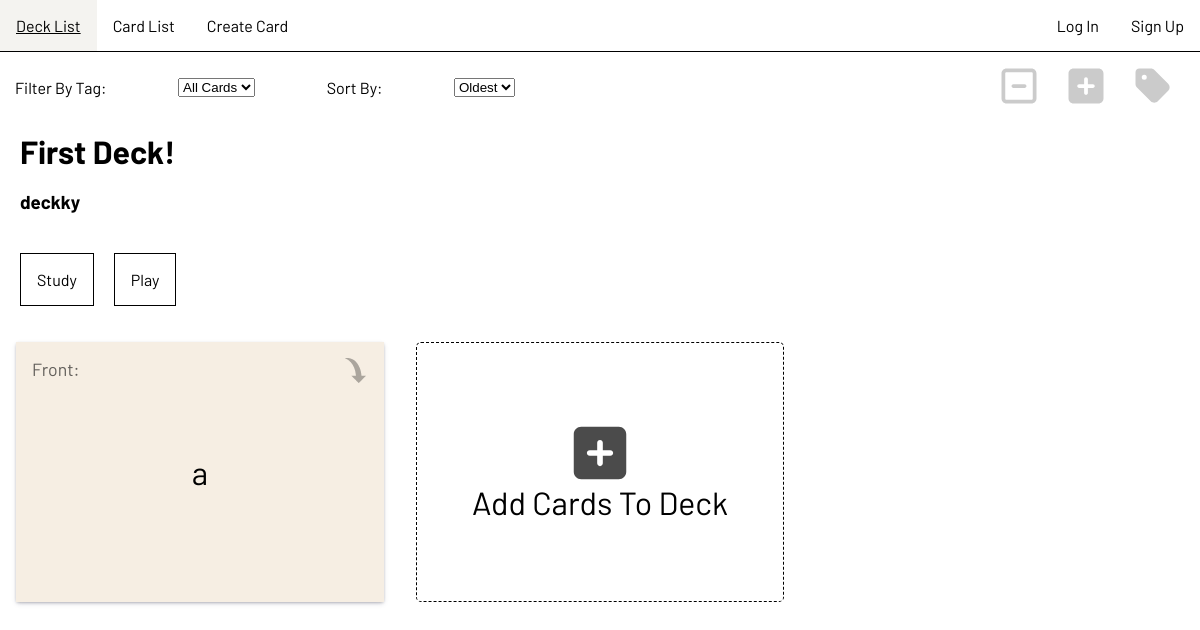
/deck/1, run on an earlier commit of the app's database.
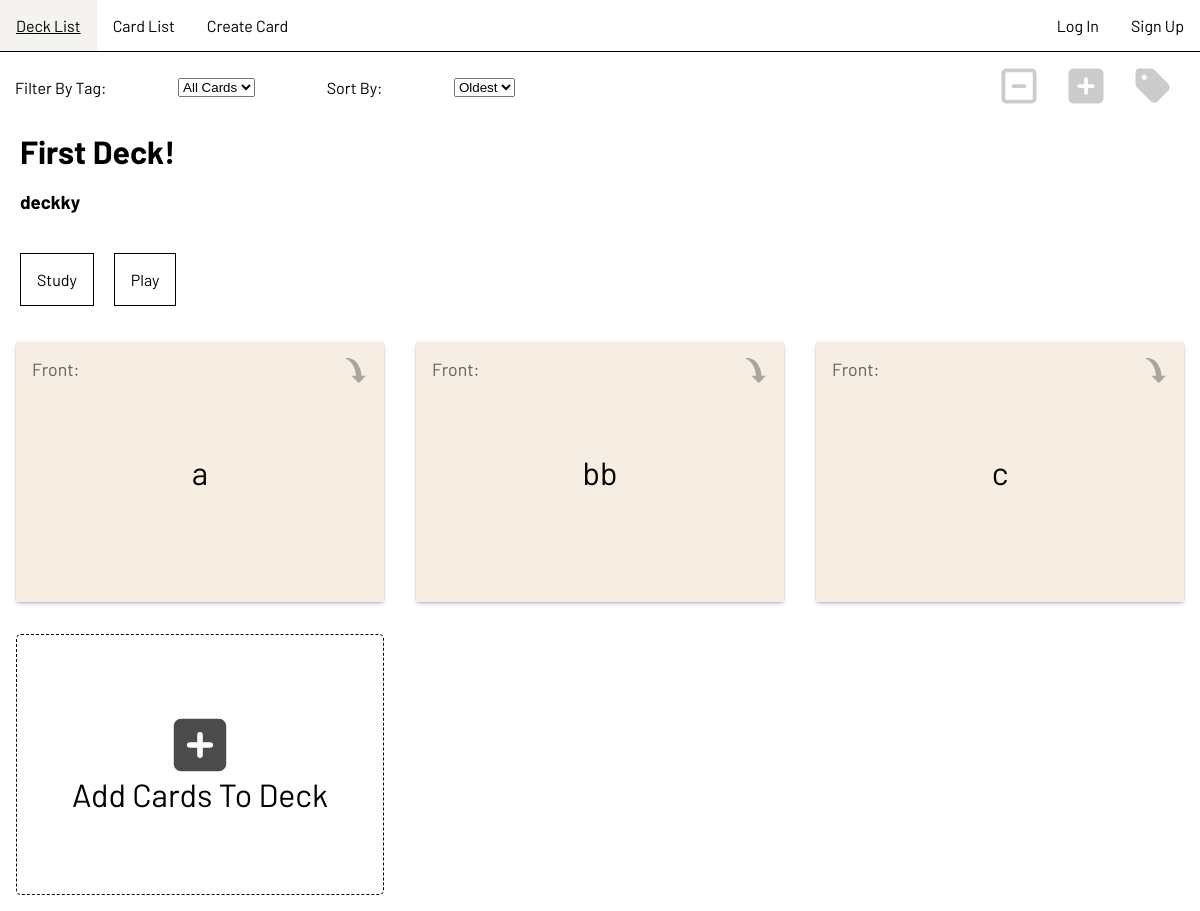
And on a later commit of the database.
### frontend/models.py (models this page shows, shortened)
class Deck(models.Model):
    user = models.ForeignKey(User, on_delete=models.CASCADE)
    title = models.CharField(max_length=64)
    description = models.TextField()
    cards = models.ManyToManyField('Card', blank=True, related_name="decks")
    date_created = models.DateTimeField(auto_now_add=True)
    date_edited = models.DateTimeField(auto_now_add=True)
    date_last_reviewed = models.DateTimeField(auto_now_add=True)

class Card(models.Model):
    user = models.ForeignKey(User, on_delete=models.CASCADE)
    front = models.TextField()
    back = models.TextField()
    date_created = models.DateTimeField(auto_now_add=True)
    date_edited = models.DateTimeField(auto_now=True)
    date_last_reviewed = models.DateTimeField(auto_now_add=True)
    tags = models.ManyToManyField(Tag, blank=True, related_name="cards")

### frontend/views.py (the view)
# urls.py: path("deck/<int:pk>", views.deck_detail_view, name="deck_detail"),
def deck_detail_view(request, pk):
    deck = Deck.objects.get(pk=pk)
    if deck.user != request.user:
        pass
    template_name = 'frontend/deck-detail.html'
    return render(request, template_name, {
        'deck': deck,
        'card_list': deck.cards.all()
    })

### frontend/templatetags/markdown_filter.py (called while the page is built)
@register.filter
def markdownify(text):
    return markdown.markdown(text, safe_mode='escape')

### frontend/templates/frontend/deck-detail.html (shortened to what this page needs)
{% extends "layout.html" %}
{% load static %}
{% load markdown_filter %}
{% block body %}
    <main class="main">
        <div class="list-modifiers">
            <div class="left-list-modifiers">
                <p>Filter By Tag: </p>
                <select name="filter" class="filter-select"
                    hx-get="{% url 'card_list' %}"
                    hx-include=".left-list-modifiers"
                    hx-trigger="change"
                    hx-target="#cards-in-card-list">
                    <option id="all-cards-tag" class="filter-tag" value="0"
                        hx-get="{% url 'tag_select_list' %}"
                        hx-trigger="load"
                        hx-target="this"
                        hx-swap="afterend"
                        hx-push-url="false">
                        All Cards</option>
                </select>
                <p>Sort By:</p>
                <select name="order_by" class="order-select"
                    hx-get="{% url 'card_list' %}"
                    hx-include=".left-list-modifiers"
                    hx-trigger="change"
                    hx-target="#cards-in-card-list">
                    <option class="order-option" value="date_created"
                        hx-get="{% url 'order_select_list' %}"
                        hx-trigger="load"
                        hx-target="this"
                        hx-swap="outerHTML"
                        hx-push-url="false">Oldest</option>
                </select>
            </div>
            <div class="list-edit-icons">
                <img class="icon list-edit-icon list-remove-icon hoverable" src="{% static 'frontend/icons/remove.svg' %}" width="40px" height="40px" title="Remove Cards from Deck" alt="Remove Cards from Deck"
                    hx-post="{% url 'remove_card_multiple' %}"
                    hx-include=".selected .left-list-modifiers"
                    />
                <img class="icon list-edit-icon list-add-to-deck-icon hoverable" src="{% static 'frontend/icons/add.svg' %}" width="40px" height="40px" title="Add Cards To Decks" alt="Add Cards To Decks"/>
                <img class="icon list-edit-icon list-add-tags-icon hoverable" src="{% static 'frontend/icons/tag.svg' %}" width="40px" height="40px" title="Add Tags to Cards" alt="Add Tags to Cards"/>
            </div>
        </div>
        <div class="deck-meta">
            <h1>{{ deck.title }}</h1>
            <h3>{{ deck.description }}</h3>
        </div>
        <div class="deck-options">
            <button class="btn study-btn form-button">Study</button>
            <button class="btn play-btn form-button">Play</button>
        </div>
        <div class="list card-list">
            <section id="cards-in-card-list" class="container">{% include 'frontend/partials/cards.html' %}</section>
            <div class="item create-card add-card last">
                <div class="card-front">
                    <div class="wrapper">
                        <img src="{% static 'frontend/icons/add.svg' %}" width="60px" height="60px" style="opacity: 0.7"/>
                        <p>Add Cards To Deck</p>
                    </div>
                </div>
            </div>
        </div>
    </main>
{% endblock %}

### frontend/templates/layout.html (shortened to what this page needs)
<!DOCTYPE html>
<html lang="en">
    <head>
        {% load static %}
        <link rel="stylesheet" href="{% static 'frontend/css/styles.css' %}">
        <link rel="stylesheet" href="{% static 'frontend/css/animations.css' %}">
    </head>
    <body  hx-headers='{"X-CSRFToken": "{{ csrf_token }}"}'>
        <ul class="navbar">
            <div>
                <a href="{% url 'deck_list' %}"><li class="nav-button">Deck List</li></a>
                <a href="{% url 'card_list' %}"><li class="nav-button">Card List</li></a>
                <a href="{% url 'create_card' %}"><li class="nav-button">Create Card</li></a>
            </div>
            <div>
                {% if user.is_authenticated %}
                    <li class="nav-button">Logged in as <b>{{ user.username }}</b></li>
                    <a href="{% url 'logout' %}"><li class="nav-button">Log Out</li></a>
                {% else %}
                    <a href="{% url 'login' %}"><li class="nav-button">Log In</li></a>
                    <a href="{% url 'signup' %}"><li class="nav-button">Sign Up</li></a>
                {% endif %}
            </div>
        </ul>
        {% block body %}{% endblock %}
    </body>
</html>

### frontend/templates/frontend/partials/cards.html (shortened to what this page needs)
{% load static %}
{% load markdown_filter %}
{% for card in card_list %}
    <div class="card item selectable" _="on click toggle .selected on closest .card">
        <p class="label label-front">Front: </p>
        <img class="icon hoverable flip-icon" src="{% static 'frontend/icons/curve-down-arrow.svg' %}" width="25px" height="25px" title="Flip" alt="Flip" />
        <div class="card-front">
            {{ card.front|markdownify|safe }}
        </div>
    </div>
{% endfor %}

### frontend/templates/frontend/partials/remove-from-deck-icon.html (shortened to what this page needs)
{% load static %}

### frontend/static/frontend/css/styles.css (style rules this page uses)
* { padding: 0px; margin: 0px; box-sizing: border-box; }
.container { display: contents; }
body { font-family: "Barlow", sans-serif; }
.navbar { display: flex; flex-direction: row; justify-content: space-between; border-bottom: 1px solid black; width: 100%; position: sticky; top: 0; background-color: white; z-index: 51; }
.navbar div { display: flex; flex-direction: row; }
a { color: black; text-decoration: none; }
.nav-button { list-style-type: none; padding: 1em; transition: background-color, 0.2s; }
.main { position: relative; }
.list { display: grid; grid-template-columns: 1fr 1fr 1fr; }
.item { position: relative; background-color: #F6EEE3; padding: 0.5em; margin: 0.5em; aspect-ratio: 1.414/1; font-size: 2rem; -webkit-user-select: none; -moz-user-select: none; user-select: none; }
.card, .create-card { display: grid; grid-template-columns: 1fr 6fr 1fr; grid-template-rows: 30px auto; grid-template-areas: "label icons flip-icon" "main main main"; }
.deck, .card { box-shadow: rgba(50, 50, 93, 0.25) 0px 2px 5px -1px, rgba(0, 0, 0, 0.3) 0px 1px 3px -1px; }
.card-front, .label-front { display: grid; }
.last { order: 99999; }
.create-card { background-color: white; border: black 1px dashed; border-radius: 5px; }
.create-card .wrapper { display: flex; flex-direction: column; align-items: center; }
.selectable { transition: transform 0.2s; }
.label { grid-area: label; font-size: 1.1rem; opacity: 0.6; }
.card-front, .card-back { position: absolute; width: 100%; height: 100%; place-items: center; padding: 8px; }
.list-edit-icons { opacity: 0.2; pointer-events: none; }
.list-edit-icons .icon { margin: 0px 12px; }
.flip-icon { z-index: 50; grid-area: flip-icon; opacity: 0.3; margin-left: auto; }
.hoverable { transition: 0.2s; }
.form-button { all: unset; padding: 1em; border: 1px solid black; text-align: center; transition: background-color, 0.2s; }
.list-modifiers { display: flex; height: 60px; flex-direction: row; padding: 25px 15px 15px 15px; align-items: center; justify-content: space-between; }
.left-list-modifiers { display: flex; flex-direction: row; justify-content: space-between; width: 500px; }
.deck-meta { display: flex; flex-direction: column; padding: 10px; }
.deck-meta h3, .deck-meta h1 { padding: 10px; }
.deck-options { display: flex; flex-direction: row; padding: 10px; }
.deck-options button { margin: 10px; }

What changed in the data, as far as the page shows it:
now on this page (row edited): Card: front "bb"
added Card: front "c"
